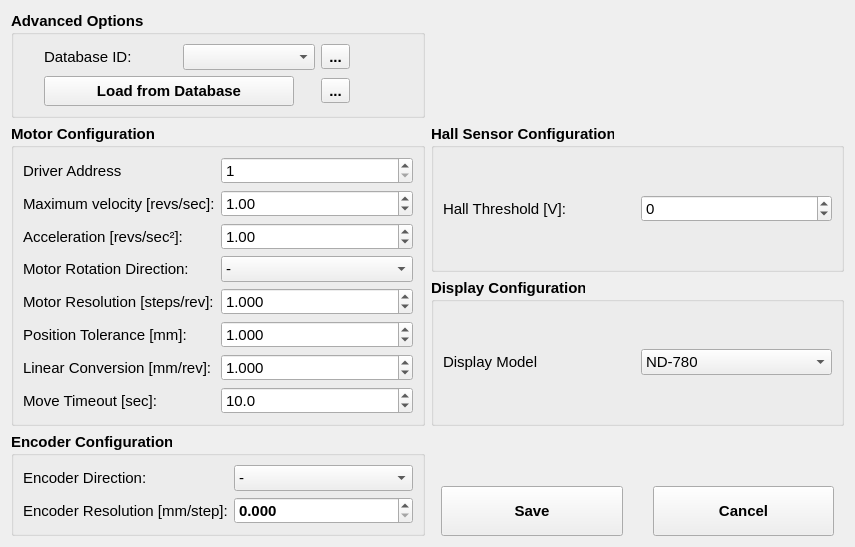
<?xml version="1.0" encoding="UTF-8"?>
<ui version="4.0">
 <class>wg_advanced_options</class>
 <widget class="QWidget" name="wg_advanced_options">
  <property name="geometry">
   <rect>
    <x>0</x>
    <y>0</y>
    <width>855</width>
    <height>504</height>
   </rect>
  </property>
  <property name="font">
   <font>
    <pointsize>11</pointsize>
   </font>
  </property>
  <property name="windowTitle">
   <string>Advanced Options</string>
  </property>
  <layout class="QGridLayout" name="gridLayout_4">
   <item row="0" column="0">
    <widget class="QGroupBox" name="gb_load">
     <property name="sizePolicy">
      <sizepolicy hsizetype="Preferred" vsizetype="Maximum">
       <horstretch>0</horstretch>
       <verstretch>0</verstretch>
      </sizepolicy>
     </property>
     <property name="font">
      <font>
       <weight>75</weight>
       <bold>true</bold>
      </font>
     </property>
     <property name="title">
      <string>Advanced Options</string>
     </property>
     <layout class="QGridLayout" name="gridLayout_10">
      <item row="2" column="0">
       <widget class="QPushButton" name="pbt_load_db">
        <property name="minimumSize">
         <size>
          <width>230</width>
          <height>30</height>
         </size>
        </property>
        <property name="maximumSize">
         <size>
          <width>250</width>
          <height>16777215</height>
         </size>
        </property>
        <property name="text">
         <string>Load from Database</string>
        </property>
       </widget>
      </item>
      <item row="0" column="0" colspan="2">
       <layout class="QHBoxLayout" name="horizontalLayout_2">
        <item>
         <widget class="QLabel" name="label_6">
          <property name="font">
           <font>
            <weight>50</weight>
            <bold>false</bold>
           </font>
          </property>
          <property name="text">
           <string>Database ID:</string>
          </property>
         </widget>
        </item>
        <item>
         <widget class="QComboBox" name="cmb_idn">
          <property name="font">
           <font>
            <weight>50</weight>
            <bold>false</bold>
           </font>
          </property>
         </widget>
        </item>
        <item>
         <widget class="QToolButton" name="tbt_update_idn">
          <property name="toolTip">
           <string>Update database IDs</string>
          </property>
          <property name="text">
           <string>...</string>
          </property>
          <property name="icon">
           <iconset>
            <normaloff>../../resources/img/refresh.svg</normaloff>../../resources/img/refresh.svg</iconset>
          </property>
          <property name="iconSize">
           <size>
            <width>24</width>
            <height>24</height>
           </size>
          </property>
         </widget>
        </item>
       </layout>
      </item>
      <item row="2" column="1">
       <widget class="QToolButton" name="tbt_save_db">
        <property name="toolTip">
         <string>Add configuration to database</string>
        </property>
        <property name="text">
         <string>...</string>
        </property>
        <property name="icon">
         <iconset>
          <normaloff>../../resources/img/database_plus.svg</normaloff>../../resources/img/database_plus.svg</iconset>
        </property>
        <property name="iconSize">
         <size>
          <width>24</width>
          <height>24</height>
         </size>
        </property>
       </widget>
      </item>
      <item row="2" column="2">
       <spacer name="horizontalSpacer">
        <property name="orientation">
         <enum>Qt::Horizontal</enum>
        </property>
        <property name="sizeType">
         <enum>QSizePolicy::Preferred</enum>
        </property>
        <property name="sizeHint" stdset="0">
         <size>
          <width>40</width>
          <height>20</height>
         </size>
        </property>
       </spacer>
      </item>
     </layout>
    </widget>
   </item>
   <item row="1" column="0" rowspan="2">
    <widget class="QGroupBox" name="gb_motor">
     <property name="font">
      <font>
       <weight>75</weight>
       <bold>true</bold>
      </font>
     </property>
     <property name="title">
      <string>Motor Configuration</string>
     </property>
     <layout class="QGridLayout" name="gridLayout_5">
      <property name="verticalSpacing">
       <number>6</number>
      </property>
      <item row="1" column="0">
       <widget class="QLabel" name="label_7">
        <property name="font">
         <font>
          <weight>50</weight>
          <bold>false</bold>
         </font>
        </property>
        <property name="text">
         <string>Maximum velocity [revs/sec]:</string>
        </property>
       </widget>
      </item>
      <item row="0" column="0">
       <widget class="QLabel" name="label_5">
        <property name="font">
         <font>
          <weight>50</weight>
          <bold>false</bold>
         </font>
        </property>
        <property name="text">
         <string>Driver Address</string>
        </property>
       </widget>
      </item>
      <item row="4" column="1">
       <widget class="QDoubleSpinBox" name="sbd_motor_resolution">
        <property name="font">
         <font>
          <weight>50</weight>
          <bold>false</bold>
         </font>
        </property>
        <property name="decimals">
         <number>3</number>
        </property>
        <property name="minimum">
         <double>0.001000000000000</double>
        </property>
        <property name="maximum">
         <double>1000000.000000000000000</double>
        </property>
        <property name="value">
         <double>1.000000000000000</double>
        </property>
       </widget>
      </item>
      <item row="5" column="1">
       <widget class="QDoubleSpinBox" name="sbd_position_tolerance">
        <property name="font">
         <font>
          <weight>50</weight>
          <bold>false</bold>
         </font>
        </property>
        <property name="decimals">
         <number>3</number>
        </property>
        <property name="minimum">
         <double>0.010000000000000</double>
        </property>
        <property name="maximum">
         <double>999.000000000000000</double>
        </property>
        <property name="value">
         <double>1.000000000000000</double>
        </property>
       </widget>
      </item>
      <item row="4" column="0">
       <widget class="QLabel" name="label_10">
        <property name="font">
         <font>
          <weight>50</weight>
          <bold>false</bold>
         </font>
        </property>
        <property name="text">
         <string>Motor Resolution [steps/rev]:</string>
        </property>
       </widget>
      </item>
      <item row="0" column="1">
       <widget class="QSpinBox" name="sb_motor_driver_address">
        <property name="enabled">
         <bool>true</bool>
        </property>
        <property name="font">
         <font>
          <weight>50</weight>
          <bold>false</bold>
         </font>
        </property>
        <property name="minimum">
         <number>1</number>
        </property>
        <property name="maximum">
         <number>8</number>
        </property>
        <property name="value">
         <number>1</number>
        </property>
       </widget>
      </item>
      <item row="2" column="1">
       <widget class="QDoubleSpinBox" name="sbd_motor_acceleration">
        <property name="font">
         <font>
          <weight>50</weight>
          <bold>false</bold>
         </font>
        </property>
        <property name="decimals">
         <number>2</number>
        </property>
        <property name="minimum">
         <double>0.010000000000000</double>
        </property>
        <property name="maximum">
         <double>999.000000000000000</double>
        </property>
        <property name="value">
         <double>1.000000000000000</double>
        </property>
       </widget>
      </item>
      <item row="3" column="0">
       <widget class="QLabel" name="label_9">
        <property name="font">
         <font>
          <weight>50</weight>
          <bold>false</bold>
         </font>
        </property>
        <property name="text">
         <string>Motor Rotation Direction:</string>
        </property>
       </widget>
      </item>
      <item row="5" column="0">
       <widget class="QLabel" name="label_11">
        <property name="font">
         <font>
          <weight>50</weight>
          <bold>false</bold>
         </font>
        </property>
        <property name="text">
         <string>Position Tolerance [mm]:</string>
        </property>
       </widget>
      </item>
      <item row="2" column="0">
       <widget class="QLabel" name="label_8">
        <property name="font">
         <font>
          <weight>50</weight>
          <bold>false</bold>
         </font>
        </property>
        <property name="text">
         <string>Acceleration [revs/sec²]:</string>
        </property>
       </widget>
      </item>
      <item row="6" column="1">
       <widget class="QDoubleSpinBox" name="sbd_linear_conversion_factor">
        <property name="font">
         <font>
          <weight>50</weight>
          <bold>false</bold>
         </font>
        </property>
        <property name="decimals">
         <number>3</number>
        </property>
        <property name="minimum">
         <double>0.010000000000000</double>
        </property>
        <property name="maximum">
         <double>999.000000000000000</double>
        </property>
        <property name="value">
         <double>1.000000000000000</double>
        </property>
       </widget>
      </item>
      <item row="3" column="1">
       <widget class="QComboBox" name="cmb_motor_rotation_direction">
        <property name="enabled">
         <bool>true</bool>
        </property>
        <property name="font">
         <font>
          <weight>50</weight>
          <bold>false</bold>
         </font>
        </property>
        <property name="currentIndex">
         <number>1</number>
        </property>
        <item>
         <property name="text">
          <string>+</string>
         </property>
        </item>
        <item>
         <property name="text">
          <string>-</string>
         </property>
        </item>
       </widget>
      </item>
      <item row="1" column="1">
       <widget class="QDoubleSpinBox" name="sbd_motor_velocity">
        <property name="font">
         <font>
          <weight>50</weight>
          <bold>false</bold>
         </font>
        </property>
        <property name="decimals">
         <number>2</number>
        </property>
        <property name="minimum">
         <double>0.010000000000000</double>
        </property>
        <property name="maximum">
         <double>50.000000000000000</double>
        </property>
        <property name="value">
         <double>1.000000000000000</double>
        </property>
       </widget>
      </item>
      <item row="6" column="0">
       <widget class="QLabel" name="label_16">
        <property name="font">
         <font>
          <weight>50</weight>
          <bold>false</bold>
         </font>
        </property>
        <property name="text">
         <string>Linear Conversion [mm/rev]:</string>
        </property>
       </widget>
      </item>
      <item row="7" column="0">
       <widget class="QLabel" name="label_17">
        <property name="font">
         <font>
          <weight>50</weight>
          <bold>false</bold>
         </font>
        </property>
        <property name="text">
         <string>Move Timeout [sec]:</string>
        </property>
       </widget>
      </item>
      <item row="7" column="1">
       <widget class="QDoubleSpinBox" name="sbd_move_timeout">
        <property name="font">
         <font>
          <weight>50</weight>
          <bold>false</bold>
         </font>
        </property>
        <property name="decimals">
         <number>1</number>
        </property>
        <property name="minimum">
         <double>0.000000000000000</double>
        </property>
        <property name="maximum">
         <double>999.000000000000000</double>
        </property>
        <property name="singleStep">
         <double>1.000000000000000</double>
        </property>
        <property name="value">
         <double>10.000000000000000</double>
        </property>
       </widget>
      </item>
     </layout>
    </widget>
   </item>
   <item row="3" column="0" rowspan="2">
    <widget class="QGroupBox" name="gb_encoder">
     <property name="font">
      <font>
       <weight>75</weight>
       <bold>true</bold>
      </font>
     </property>
     <property name="title">
      <string>Encoder Configuration</string>
     </property>
     <layout class="QGridLayout" name="gridLayout_6">
      <item row="0" column="0">
       <widget class="QLabel" name="label_12">
        <property name="font">
         <font>
          <weight>50</weight>
          <bold>false</bold>
         </font>
        </property>
        <property name="text">
         <string>Encoder Direction:</string>
        </property>
       </widget>
      </item>
      <item row="0" column="1">
       <widget class="QComboBox" name="cmb_encoder_direction">
        <property name="enabled">
         <bool>true</bool>
        </property>
        <property name="font">
         <font>
          <weight>50</weight>
          <bold>false</bold>
         </font>
        </property>
        <property name="currentIndex">
         <number>1</number>
        </property>
        <item>
         <property name="text">
          <string>+</string>
         </property>
        </item>
        <item>
         <property name="text">
          <string>-</string>
         </property>
        </item>
       </widget>
      </item>
      <item row="1" column="0">
       <widget class="QLabel" name="label_13">
        <property name="font">
         <font>
          <weight>50</weight>
          <bold>false</bold>
         </font>
        </property>
        <property name="text">
         <string>Encoder Resolution [mm/step]:</string>
        </property>
       </widget>
      </item>
      <item row="1" column="1">
       <widget class="QDoubleSpinBox" name="sbd_encoder_resolution">
        <property name="decimals">
         <number>3</number>
        </property>
       </widget>
      </item>
     </layout>
    </widget>
   </item>
   <item row="4" column="1">
    <layout class="QHBoxLayout" name="horizontalLayout">
     <property name="spacing">
      <number>30</number>
     </property>
     <property name="leftMargin">
      <number>10</number>
     </property>
     <property name="rightMargin">
      <number>10</number>
     </property>
     <item>
      <widget class="QPushButton" name="pbt_save">
       <property name="sizePolicy">
        <sizepolicy hsizetype="Preferred" vsizetype="Fixed">
         <horstretch>0</horstretch>
         <verstretch>0</verstretch>
        </sizepolicy>
       </property>
       <property name="minimumSize">
        <size>
         <width>0</width>
         <height>50</height>
        </size>
       </property>
       <property name="font">
        <font>
         <weight>75</weight>
         <bold>true</bold>
        </font>
       </property>
       <property name="text">
        <string>Save</string>
       </property>
      </widget>
     </item>
     <item>
      <widget class="QPushButton" name="pbt_cancel">
       <property name="sizePolicy">
        <sizepolicy hsizetype="Preferred" vsizetype="Fixed">
         <horstretch>0</horstretch>
         <verstretch>0</verstretch>
        </sizepolicy>
       </property>
       <property name="minimumSize">
        <size>
         <width>0</width>
         <height>50</height>
        </size>
       </property>
       <property name="font">
        <font>
         <weight>75</weight>
         <bold>true</bold>
        </font>
       </property>
       <property name="text">
        <string>Cancel</string>
       </property>
      </widget>
     </item>
    </layout>
   </item>
   <item row="1" column="1">
    <widget class="QGroupBox" name="gb_hall_sensor">
     <property name="font">
      <font>
       <weight>75</weight>
       <bold>true</bold>
      </font>
     </property>
     <property name="title">
      <string>Hall Sensor Configuration</string>
     </property>
     <layout class="QGridLayout" name="gridLayout_7">
      <item row="0" column="0">
       <widget class="QLabel" name="label_14">
        <property name="font">
         <font>
          <weight>50</weight>
          <bold>false</bold>
         </font>
        </property>
        <property name="text">
         <string>Hall Threshold [V]:</string>
        </property>
       </widget>
      </item>
      <item row="0" column="1">
       <widget class="QSpinBox" name="sb_hall_threshold">
        <property name="font">
         <font>
          <weight>50</weight>
          <bold>false</bold>
         </font>
        </property>
        <property name="minimum">
         <number>-30</number>
        </property>
        <property name="maximum">
         <number>30</number>
        </property>
        <property name="value">
         <number>0</number>
        </property>
       </widget>
      </item>
     </layout>
    </widget>
   </item>
   <item row="2" column="1">
    <widget class="QGroupBox" name="gb_display">
     <property name="font">
      <font>
       <weight>75</weight>
       <bold>true</bold>
      </font>
     </property>
     <property name="title">
      <string>Display Configuration</string>
     </property>
     <layout class="QGridLayout" name="gridLayout_8">
      <item row="0" column="1">
       <widget class="QComboBox" name="cmb_display_model">
        <property name="enabled">
         <bool>true</bool>
        </property>
        <property name="font">
         <font>
          <weight>50</weight>
          <bold>false</bold>
         </font>
        </property>
        <item>
         <property name="text">
          <string>ND-780</string>
         </property>
        </item>
       </widget>
      </item>
      <item row="0" column="0">
       <widget class="QLabel" name="label_15">
        <property name="font">
         <font>
          <weight>50</weight>
          <bold>false</bold>
         </font>
        </property>
        <property name="text">
         <string>Display Model</string>
        </property>
       </widget>
      </item>
     </layout>
    </widget>
   </item>
  </layout>
 </widget>
 <resources/>
 <connections/>
</ui>
